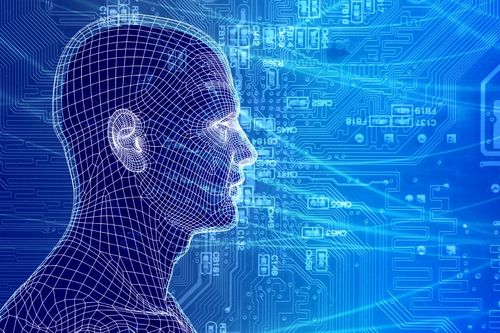
#> input picture practise/image.jpg, 500 x 333 px
$ python resizing.py
#> lines starting #> are read from the running program, lines starting #| are printed output that depends on the picture
import cv2

image = cv2.imread("image.jpg")
#> image is the input picture: shape (333, 500, 3); mean B, G, R 186.4, 102.4, 33

# [10 lines of commented-out code are left out]


cropped_img = image[100:200 ,50:150]
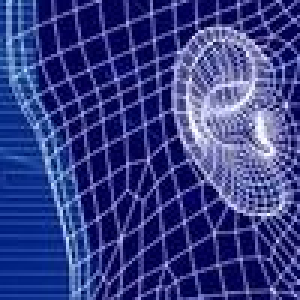
#> cropped_img: shape (100, 100, 3) (shown 3 times larger); mean B, G, R 134.4, 61.7, 54.2

cv2.imshow("cropped image", cropped_img)
cv2.waitKey(0)
cv2.destroyAllWindows()
